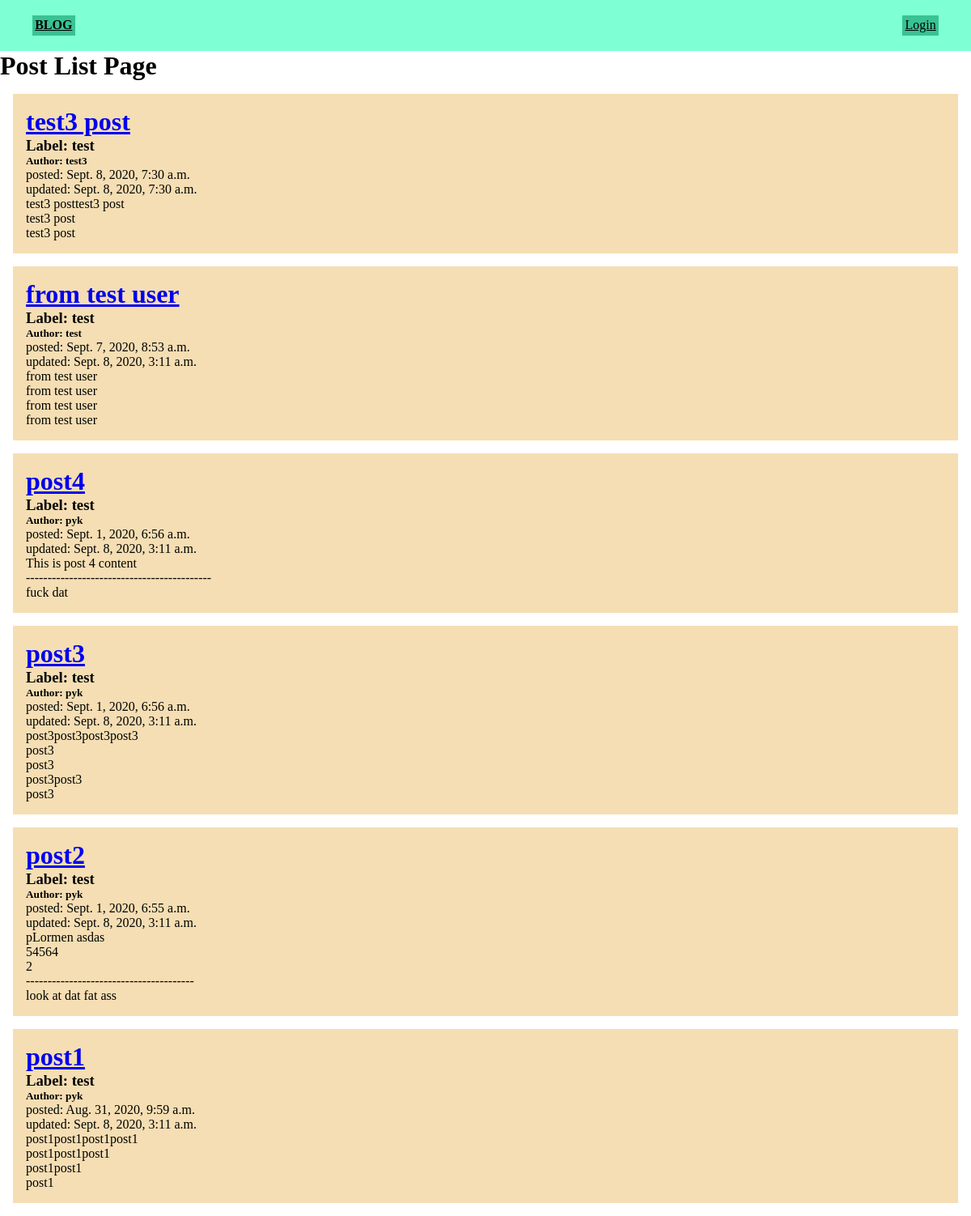
The app's page /posts/, older data.
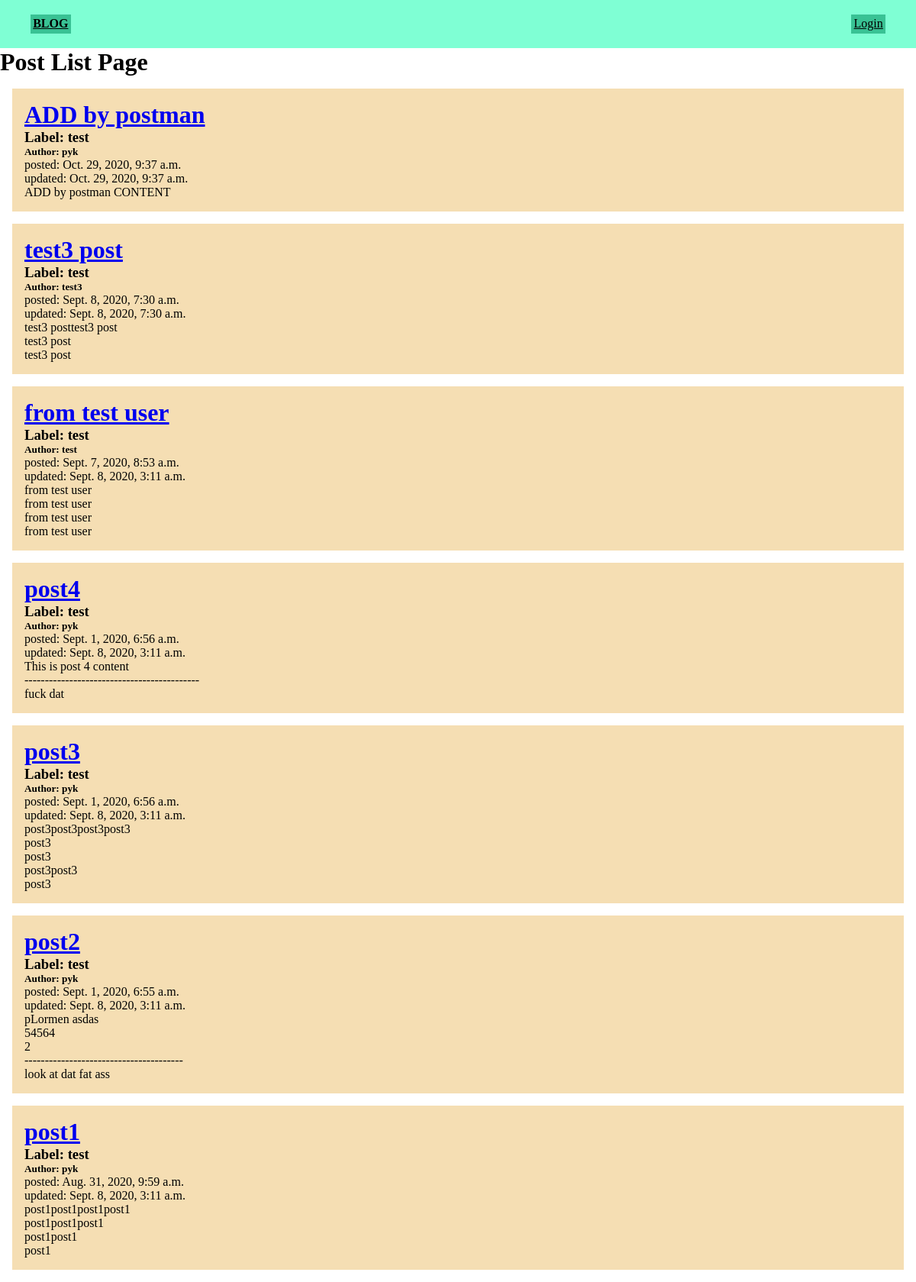
The same page, newer data.
### posts/models.py (models this page shows, shortened)
class Post(models.Model):
    title = models.CharField(max_length=120, blank=False)
    user = models.ForeignKey(settings.AUTH_USER_MODEL, on_delete=models.SET_NULL, null=True)
    content = models.TextField(blank=True)
    draft = models.BooleanField(default=False, blank=False)
    updated = models.DateTimeField(auto_now=True, auto_now_add=False)
    timestamp = models.DateTimeField(auto_now=False, auto_now_add=True)
    label = models.ManyToManyField(Label)
    objects = PostManager()
    class Meta:
        ordering = ['-timestamp']

class Label(models.Model):
    name = models.CharField(max_length=100)

### posts/views.py (the view)
# urls.py: path('', PostListView.as_view(), name='post_list'),
class PostListView(ListView):
    model = Post
    context_object_name = 'posts'
    queryset = Post.objects.active_post()
    template_name = 'posts/post_list.html'

### posts/templates/posts/post_list.html
{% extends "posts/base.html" %}
{% load static %}
{% block extra_head %}
  <link rel="stylesheet" href="{% static 'posts/css/posts_list.css' %}">
      <link rel="stylesheet" href="{% static 'posts/css/posts_base.css' %}">
{% endblock %}
{% block content %}
  <h1>Post List Page</h1>
  {% for post in posts %}
  <div class="post-div">
    <h1><a href="{% url 'posts:post_detail' pk=post.pk %}">{{ post.title }}</a></h1>
    <h3>Label: {% for label in post.label.all %} <span>{{label.name}}</span> {% endfor %}</h3>
    <h5>Author: {{ post.user.username }}</h5>
    <p>posted: {{ post.timestamp }}</p>
    <p>updated: {{ post.updated }}</p>
    <p>{{ post.content | linebreaks }}</p>
  </div>
  {% endfor %}
{% endblock %}

### posts/templates/posts/base.html (shortened to what this page needs)
<!DOCTYPE html>
<html>
  <head>
    {% block extra_head %}
    {% endblock %}
  </head>
  <body>
      <div class="navbar-container">
      <strong class="navbar-item">
        <a href="{% url 'posts:post_list' %}">BLOG</a>
      </strong>
      {% if user.is_authenticated %}
      <div class="navbar-item">
        <p>Hello, {{ user.username }}</p>
      </div>
      <div class="navbar-item">
        <a href="{% url 'posts:user_post_list' %}">My posts</a>
      </div>
      <div class="navbar-item last-item">
        <a href="{% url 'account_logout' %}">Logout</a>
      </div>
      {% else %}
      <div class="navbar-item last-item">
        <a href="{% url 'account_login' %}">Login</a>
      </div>
      {% endif %}
    </div>
    {% block body %}
        {% block content %}
        {% endblock %}
    {% endblock %}
  </body>
</html>

### posts/static/posts/css/posts_list.css (style rules this page uses)
.post-div { background-color: wheat; padding: 1rem; margin: 1rem; }

### posts/static/posts/css/posts_base.css (style rules this page uses)
* { margin: 0; padding: 0; box-sizing: border-box; }
.navbar-container { widows: 100vw; background-color: aquamarine; padding: 1rem 2rem; display: flex; }
.navbar-item { margin: .2rem .5rem; padding: .2rem; background-color: rgb(57, 194, 148); }
.navbar-item a { color: black; }
.last-item { margin-left: auto; }

Row changes from the older to the newer data that the page shows:
added Post: title "ADD by postman", user.username "pyk", timestamp "Oct. 29, 2020, 9:37 a.m.", updated "Oct. 29, 2020, 9:37 a.m.", content "ADD by postman CONTENT", Label (name "test")
